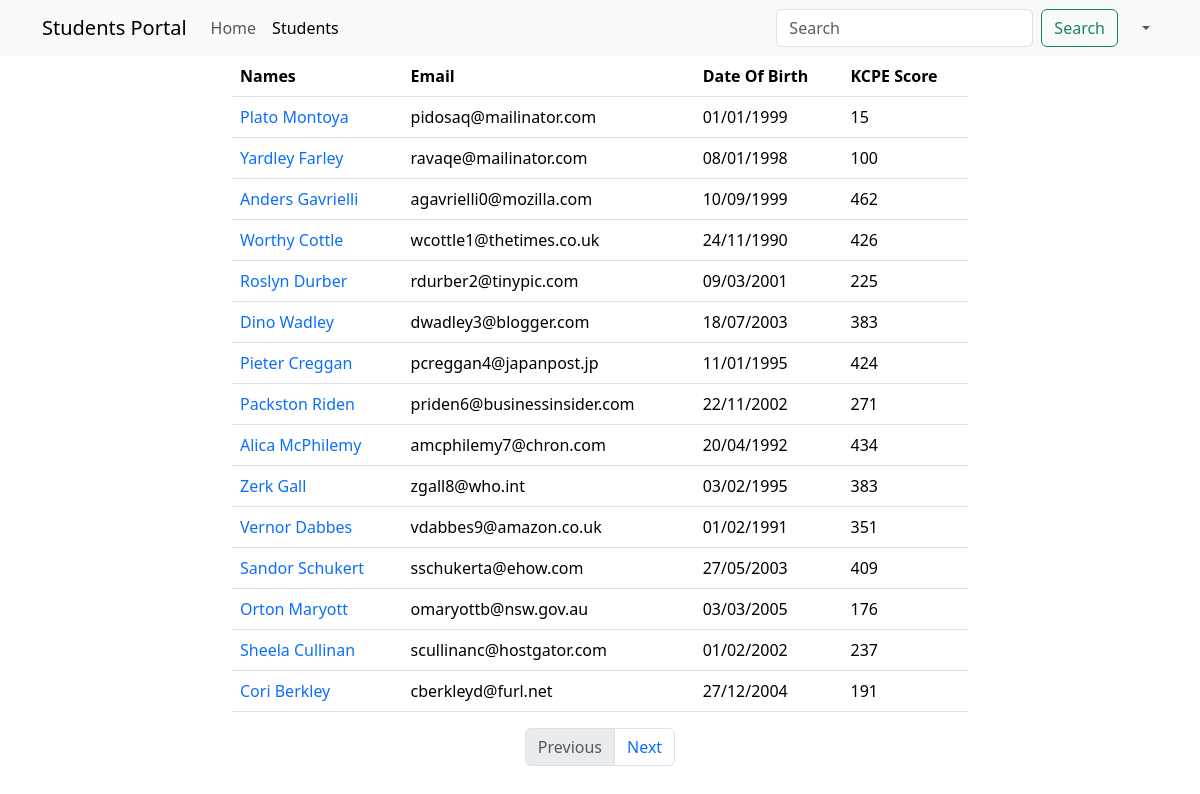
/show (signed in), run on an earlier commit of the app's database.
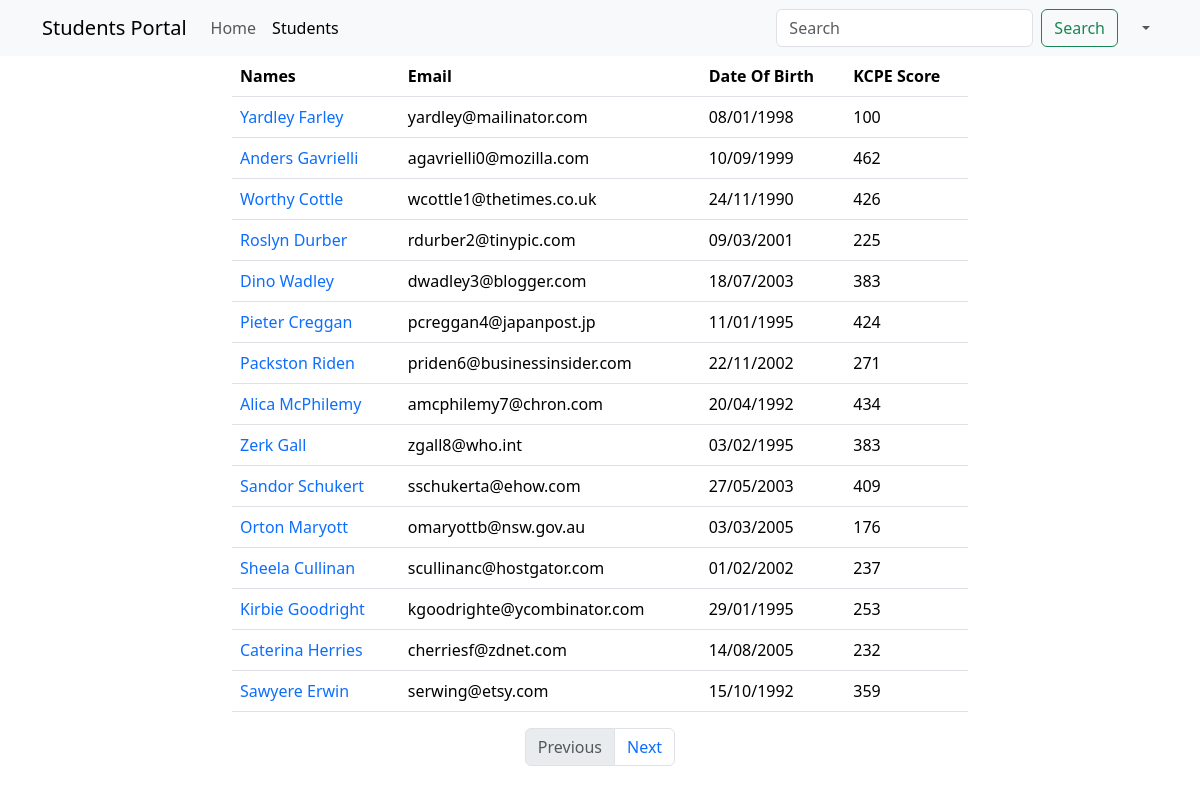
And on a later commit of the database.
### main_app/models.py (models this page shows, shortened)
class Student(models.Model):
    first_name = models.CharField(max_length=25)
    last_name = models.CharField(max_length=25)
    dob = models.DateField()
    email = models.EmailField(unique=True)
    weight = models.DecimalField(max_digits=5, decimal_places=2)  # 100.500
    is_sporty = models.BooleanField(default=False)
    kcpe_score = models.IntegerField()
    profile_pic = models.ImageField(upload_to=generate_unique_name, null=True, default="students/default.png")
    created_at = models.DateTimeField(auto_now_add=True)
    updated_at = models.DateTimeField(auto_now=True)

### main_app/views.py (the view)
# urls.py: path('show', views.show_students, name="show"),
@login_required
def show_students(request):
    data = Student.objects.all()  # SELECT * FROM students
    paginator = Paginator(data, 15)
    page_number = request.GET.get("page")
    data = paginator.get_page(page_number)
    return render(request, "display.html", {"students": data})

### templates/display.html (shortened to what this page needs)
{% extends 'base.html' %}
{% block content %}
    {% include 'navbar.html' %}
    <div class="container">
        <div class="row justify-content-center">
            <div class="col-sm-8">
                <table class="table">
                    <thead>
                    <tr>
                        <th>Names</th>
                        <th>Email</th>
                        <th>Date Of Birth</th>
                        <th>KCPE Score</th>
                    </tr>
                    </thead>
                    <tbody>
                    {% for student in students %}
                        <tr>
                            <td>
                                <a href="{% url 'details' student.id %}"
                                   class="text-decoration-none">{{ student.first_name }} {{ student.last_name }}</a>
                            </td>
                            <td>{{ student.email }}</td>
                            <td>{{ student.dob | date:'d/m/Y' }}</td>
                            <td>{{ student.kcpe_score }}</td>
                        </tr>
                    {% endfor %}
                    </tbody>
                </table>
                <nav aria-label="Page navigation example">
                    <ul class="pagination justify-content-center">
                        {% if students.has_previous %}
                            <li class="page-item">
                                <a class="page-link" href='?page={{ students.previous_page_number }}'>Previous</a>
                            </li>
                        {% else %}
                            <li class="page-item disabled">
                                <a class="page-link" href='' tabindex="-1" aria-disabled="True">Previous</a>
                            </li>
                        {% endif %}
                        {% if students.has_next %}
                            <li class="page-item">
                                <a class="page-link" href='?page={{ students.next_page_number }}'>Next</a>
                            </li>
                        {% else %}
                            <li class="page-item disabled">
                                <a class="page-link" href='' tabindex="-1" aria-disabled="True">Next</a>
                            </li>
                        {% endif %}
                    </ul>
                </nav>
            </div>
        </div>
    </div>
{% endblock %}

### templates/base.html (shortened to what this page needs)
<!doctype html>
<html lang="en">
<head>
    <link href="https://cdn.jsdelivr.net/npm/bootstrap@5.3.2/dist/css/bootstrap.min.css" rel="stylesheet">
</head>
<body>
{% block content %}
{% endblock %}
</body>
</html>

### templates/navbar.html (shortened to what this page needs)
<nav class="navbar sticky-top navbar-expand-lg navbar-light bg-light">
    <div class="container">
        <a class="navbar-brand" href="{% url 'home' %}">Students Portal</a>
        <div class="collapse navbar-collapse" id="navbarTogglerDemo02">
            <ul class="navbar-nav me-auto mb-2 mb-lg-0">
                <li class="nav-item">
                    <a class="nav-link  {% if '/' == request.path %} active {% endif %}" aria-current="page"
                       href="{% url 'home' %}">Home</a>
                </li>
                <li class="nav-item">
                    <a class="nav-link {% if 'show' in request.path %} active {% endif %} " href="{% url 'show' %}">Students</a>
                </li>
            </ul>
            <form class="d-flex" method="get" action="{% url 'search' %}">
                <input class="form-control me-2" name="search" type="search" placeholder="Search" aria-label="Search">
                <button class="btn btn-outline-success" type="submit">Search</button>
            </form>
            <ul class="navbar-nav ms-3 mb-2 mb-lg-0">
                <li class="nav-item dropdown">
                    <a class="nav-link dropdown-toggle" href="#" role="button" data-bs-toggle="dropdown">{{ user.first_name }}</a>
                </li>
            </ul>
        </div>
    </div>
</nav>

What changed in the data, as far as the page shows it:
removed Student: first_name "Plato", last_name "Montoya", email "pidosaq@mailinator.com", dob "01/01/1999", kcpe_score "15"
removed Student: first_name "Vernor", last_name "Dabbes", email "vdabbes9@amazon.co.uk", dob "01/02/1991", kcpe_score "351"
removed Student: first_name "Cori", last_name "Berkley", email "cberkleyd@furl.net", dob "27/12/2004", kcpe_score "191"
changed Student "Yardley": email "ravaqe@mailinator.com" → "yardley@mailinator.com"
now on this page (row unchanged): Student: first_name "Kirbie", last_name "Goodright", email "kgoodrighte@ycombinator.com", dob "29/01/1995", kcpe_score "253"
now on this page (row unchanged): Student: first_name "Caterina", last_name "Herries", email "cherriesf@zdnet.com", dob "14/08/2005", kcpe_score "232"
now on this page (row unchanged): Student: first_name "Sawyere", last_name "Erwin", email "serwing@etsy.com", dob "15/10/1992", kcpe_score "359"
